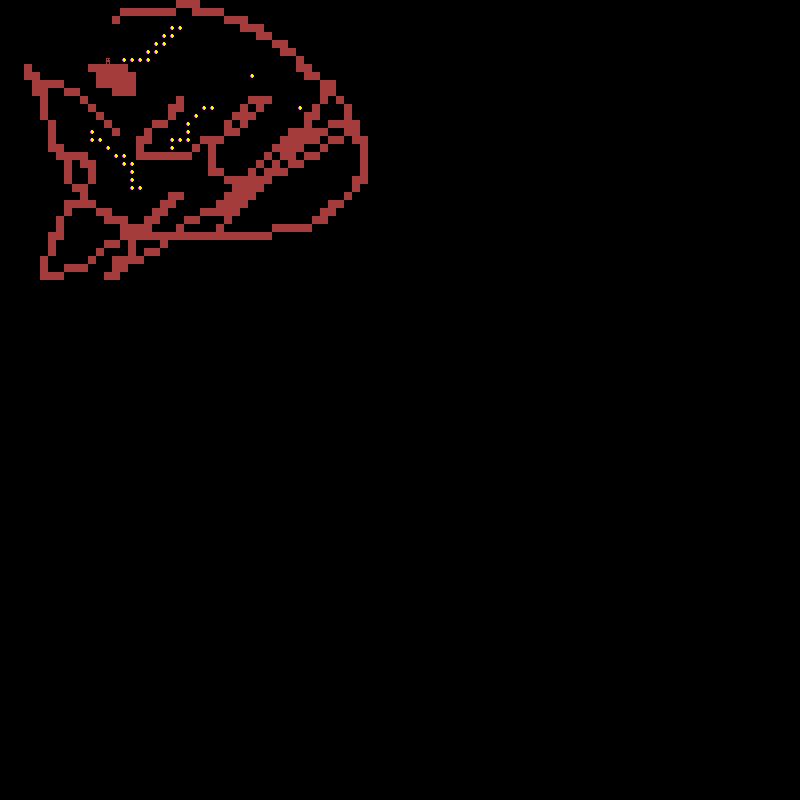

Rendered tile map (Tiled .tmx) drawn with the repository's tilesets; below, a short description and the map source with its tile grids summarised:
An orthogonal 100x100 tile map with 8x8 px tiles, 1 tile layer (Tile Layer 1).

<map version="1.2" tiledversion="1.2.4" orientation="orthogonal" renderorder="right-down" width="100" height="100" tilewidth="8" tileheight="8" infinite="0" nextlayerid="2" nextobjectid="1">
 <tileset firstgid="1" source="red_devil.tsx" />
 <layer id="1" name="Tile Layer 1" width="100" height="100">
  <data>[10000 cells, 331 non-empty, 3 distinct tile ids]</data>
 </layer>
</map>